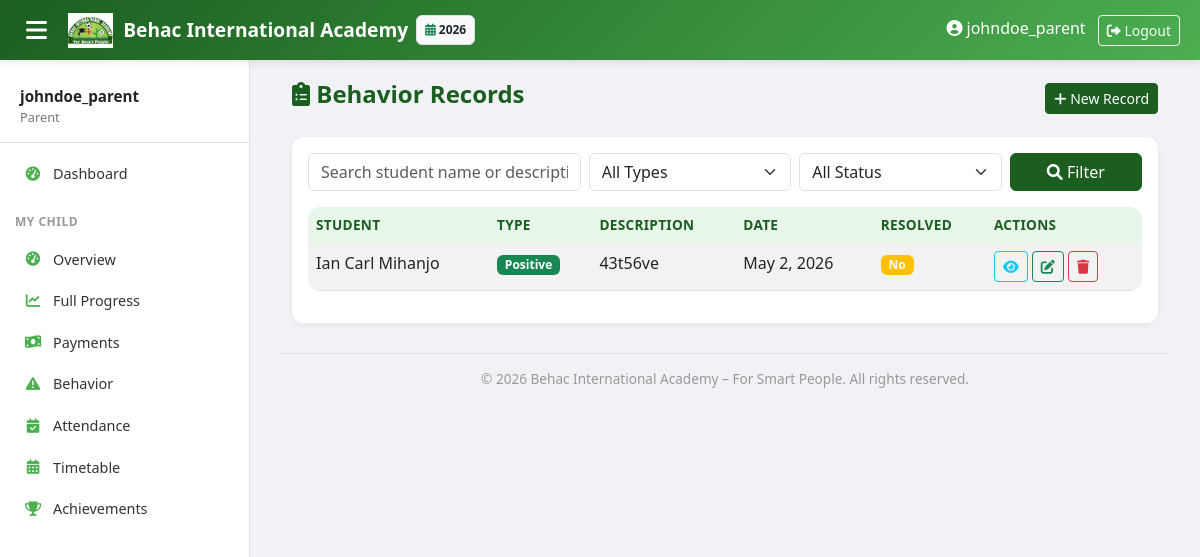
The page /behavior/records/ (signed in) on the database its author committed.
### core/models.py (models this page shows, shortened)
class AcademicYear(models.Model):
    name = models.CharField(max_length=20)  # "2025-2026"
    start_date = models.DateField()
    end_date = models.DateField()
    is_current = models.BooleanField(default=False)

### behavior/models.py (models this page shows)
class BehaviorRecord(models.Model):
    BEHAVIOR_TYPES = (('POS','Positive'), ('NEG','Negative'))
    student = models.ForeignKey(Student, on_delete=models.CASCADE)
    reported_by = models.ForeignKey(Teacher, on_delete=models.SET_NULL, null=True)
    date = models.DateField(auto_now_add=True)
    behavior_type = models.CharField(max_length=3, choices=BEHAVIOR_TYPES)
    description = models.TextField()
    action_taken = models.CharField(max_length=200, blank=True)
    resolved = models.BooleanField(default=False)

### students/models.py (models this page shows, shortened)
class Student(models.Model):
    registration_number = models.CharField(max_length=20, unique=True, blank=True, editable=False)
    first_name = models.CharField(max_length=50)
    middle_name = models.CharField(max_length=50, blank=True, null=True)
    last_name = models.CharField(max_length=50)
    nida = models.CharField(max_length=20, blank=True, null=True)
    date_of_birth = models.DateField()
    birth_cert_number = models.CharField(max_length=50, unique=True)
    religion = models.CharField(max_length=50, blank=True)
    region = models.ForeignKey('locations.Region', on_delete=models.SET_NULL, null=True, blank=True)
    district = models.ForeignKey('locations.District', on_delete=models.SET_NULL, null=True, blank=True)
    gender = models.CharField(max_length=1, choices=[('M','Male'),('F','Female')])
    current_class = models.ForeignKey(ClassLevel, on_delete=models.SET_NULL, null=True)
    registration_date = models.DateField(auto_now_add=True)
    street = models.CharField(max_length=200, blank=True)
    mobile = models.CharField(max_length=15, blank=True)
    parent_name = models.CharField(max_length=100)
    parent_mobile = models.CharField(max_length=15)
    parent_occupation = models.CharField(max_length=100)
    parent_nida = models.CharField(max_length=20, blank=True)
    parent_user = models.ForeignKey(User, on_delete=models.SET_NULL, null=True, blank=True, related_name='children')
    is_active = models.BooleanField(default=True)
    class Meta:
        ordering = ['-registration_date']
    @property
    def full_name(self):
        return f"{self.first_name} {self.middle_name or ''} {self.last_name}".strip()

### behavior/views.py (the view)
# urls.py: path('records/', views.BehaviorRecordListView.as_view(), name='behavior_list'),
class BehaviorRecordListView(LoginRequiredMixin, ListView):
    model = BehaviorRecord
    template_name = 'behavior/behavior_list.html'
    context_object_name = 'records'
    def get_queryset(self):
        qs = super().get_queryset()
        if hasattr(self.request.user, 'teacher_profile'):
            teacher = self.request.user.teacher_profile
            assigned_classes = teacher.classes.all()
            if assigned_classes.exists():
                qs = qs.filter(student__current_class__in=assigned_classes)
        show_all = self.request.GET.get('all', '')
        if not (show_all == '1' and (self.request.user.is_superuser or 'Admin' in self.request.user.groups.all().values_list('name', flat=True))):
            current_year = AcademicYear.objects.filter(is_current=True).first()
            if current_year:
                qs = qs.filter(date__gte=current_year.start_date, date__lte=current_year.end_date)
        q = self.request.GET.get('q', '')
        btype = self.request.GET.get('type', '')
        resolved = self.request.GET.get('resolved', '')
        if q:
            qs = qs.filter(student__first_name__icontains=q) | qs.filter(student__last_name__icontains=q) | qs.filter(description__icontains=q)
        if btype:
            qs = qs.filter(behavior_type=btype)
        if resolved:
            qs = qs.filter(resolved=(resolved == 'yes'))
        return qs
    def get_context_data(self, **kwargs):
        ctx = super().get_context_data(**kwargs)
        ctx['q'] = self.request.GET.get('q', '')
        ctx['selected_type'] = self.request.GET.get('type', '')
        ctx['selected_resolved'] = self.request.GET.get('resolved', '')
        return ctx

### academics/context_processors.py (called while the page is built)
def academic_year_processor(request):
    current_year = AcademicYear.objects.filter(is_current=True).first()
    all_years = AcademicYear.objects.all().order_by('-start_date')
    return {
        'current_year': current_year,
        'all_years': all_years,
    }

### templates/behavior/behavior_list.html (shortened to what this page needs)
{% extends 'base.html' %}
{% block content %}
<div class="container-fluid">
    <div class="page-header">
        <h2><i class="fas fa-clipboard-list"></i> Behavior Records</h2>
        <a href="{% url 'behavior:behavior_create' %}" class="btn btn-behac btn-sm"><i class="fas fa-plus"></i> New Record</a>
    </div>
    <div class="card">
        <div class="card-body"><form method="get" class="row g-2 mb-3">
                <div class="col-md-4">
                    <input type="text" name="q" class="form-control" placeholder="Search student name or description..." value="{{ q }}">
                </div>
                <div class="col-md-3">
                    <select name="type" class="form-select">
                        <option value="">All Types</option>
                    </select>
                </div>
                <div class="col-md-3">
                    <select name="resolved" class="form-select">
                        <option value="">All Status</option>
                    </select>
                </div>
                <div class="col-md-2">
                    <button type="submit" class="btn btn-behac w-100"><i class="fas fa-search"></i> Filter</button>
                </div>
            </form>
            <div class="table-responsive">
                <table class="table table-striped">
                    <thead>
                        <tr><th>Student</th><th>Type</th><th>Description</th><th>Date</th><th>Resolved</th><th>Actions</th></tr>
                    </thead>
                    <tbody>
                        {% for record in records %}
                        <tr>
                            <td>{{ record.student.full_name }}</td>
                            <td>{% if record.behavior_type == 'POS' %}<span class="badge bg-success">Positive</span>{% else %}<span class="badge bg-danger">Negative</span>{% endif %}</td>
                            <td>{{ record.description|truncatewords:10 }}</td>
                            <td>{{ record.date }}</td>
                            <td>{% if record.resolved %}<span class="badge bg-success">Yes</span>{% else %}<span class="badge bg-warning">No</span>{% endif %}</td>
                            <td>
                                <a href="{% url 'behavior:behavior_detail' record.pk %}" class="btn btn-sm btn-outline-info" title="View"><i class="fas fa-eye"></i></a>
                                <a href="{% url 'behavior:behavior_update' record.pk %}" class="btn btn-sm btn-outline-success" title="Edit"><i class="fas fa-edit"></i></a>
                                <a href="{% url 'behavior:behavior_delete' record.pk %}" class="btn btn-sm btn-outline-danger" title="Delete"><i class="fas fa-trash"></i></a>
                            </td>
                        </tr>
                        {% empty %}
                        <tr><td colspan="6" class="text-center">No behavior records found.</td></tr>
                        {% endfor %}
                    </tbody>
                </table>
            </div>
        </div>
    </div>
</div>
{% endblock %}

### templates/base.html (shortened to what this page needs)
<!DOCTYPE html>
<html lang="en">
<head>
    <link href="https://cdn.jsdelivr.net/npm/bootstrap@5.3.0/dist/css/bootstrap.min.css" rel="stylesheet">
    <link rel="stylesheet" href="https://cdnjs.cloudflare.com/ajax/libs/font-awesome/6.0.0/css/all.min.css">
</head>
<body>
    {% if user.is_authenticated %}
    <nav class="topbar">
        <button class="sidebar-toggle" onclick="document.querySelector('.sidebar').classList.toggle('show')">
            <i class="fas fa-bars"></i>
        </button>
        <a class="topbar-brand" href="{% url 'dashboard:home' %}">
            <img src="/static/images/behac_logo.png" alt="Logo"> Behac International Academy
        </a>
        {% if current_year %}
        <span class="badge bg-light text-dark ms-2 p-2 border" style="font-size: 0.75rem;">
            <i class="fas fa-calendar-alt text-success"></i> {{ current_year.name }}
        </span>
        {% endif %}
        <div class="ms-auto">
            {% if user.is_authenticated %}
                <span class="me-2 d-none d-sm-inline"><i class="fas fa-user-circle"></i> {{ user.get_full_name|default:user.username }}</span>
                <form method="post" action="{% url 'logout' %}" style="display:inline;">
                    <button type="submit" class="btn btn-sm btn-outline-light">
                        <i class="fas fa-sign-out-alt"></i> Logout
                    </button>
                </form>
            {% endif %}
        </div>
    </nav>
    <div class="sidebar" id="sidebar">
        <div class="user-info">
            <div class="name">{{ user.get_full_name|default:user.username }}</div>
            <div class="role">
                {% if user.is_superuser %}Owner
                {% elif user.groups.all %}{{ user.groups.first.name }}
                {% else %}Staff{% endif %}
            </div>
        </div>
        {% if user.is_authenticated %}
        <ul class="nav flex-column">
            <li class="nav-item">
                <a class="nav-link {% if request.path == '/' %}active{% endif %}" href="{% url 'dashboard:home' %}">
                    <i class="fas fa-tachometer-alt"></i> Dashboard
                </a>
            </li>
            {% with user_groups=user.groups.all %}
            {% if 'Parent' in user_groups|join:', ' %}
            <li class="nav-section">My Child</li>
            <li class="nav-item">
                <a class="nav-link {% if '/dashboard/parent/' == request.path %}active{% endif %}" href="{% url 'dashboard:parent' %}"><i class="fas fa-tachometer-alt"></i> Overview</a>
            </li>
            <li class="nav-item">
                <a class="nav-link {% if '/dashboard/parent/progress/' in request.path %}active{% endif %}" href="{% url 'dashboard:parent_progress' %}"><i class="fas fa-chart-line"></i> Full Progress</a>
            </li>
            <li class="nav-item">
                <a class="nav-link {% if '/dashboard/parent/payments/' in request.path %}active{% endif %}" href="{% url 'dashboard:parent_payments' %}"><i class="fas fa-money-bill-wave"></i> Payments</a>
            </li>
            <li class="nav-item">
                <a class="nav-link {% if '/dashboard/parent/behavior/' in request.path %}active{% endif %}" href="{% url 'dashboard:parent_behavior' %}"><i class="fas fa-exclamation-triangle"></i> Behavior</a>
            </li>
            <li class="nav-item">
                <a class="nav-link {% if '/dashboard/parent/attendance/' in request.path %}active{% endif %}" href="{% url 'dashboard:parent_attendance' %}"><i class="fas fa-calendar-check"></i> Attendance</a>
            </li>
            <li class="nav-item">
                <a class="nav-link {% if '/dashboard/parent/timetable/' in request.path %}active{% endif %}" href="{% url 'dashboard:parent_timetable' %}"><i class="fas fa-calendar-alt"></i> Timetable</a>
            </li>
            <li class="nav-item">
                <a class="nav-link {% if '/dashboard/parent/achievements/' in request.path %}active{% endif %}" href="{% url 'dashboard:parent_achievements' %}"><i class="fas fa-trophy"></i> Achievements</a>
            </li>
            {% endif %}
            {% endwith %}
        </ul>
        {% endif %}
    </div>
    {% endif %}
    <div class="main-content"{% if not user.is_authenticated %} style="margin-left: 0 !important;"{% endif %}>
        {% block content %}{% endblock %}
        <div class="main-footer">
            &copy; {% now "Y" %} Behac International Academy – For Smart People. All rights reserved.
        </div>
    </div>
</body>
</html>

### templates/base.html (style rules this page uses)
:root { --behac-dark: #1B5E20; --behac-light: #4CAF50; --behac-bg: #E8F5E9; --sidebar-width: 250px; }
body { background-color: #f0f2f5; font-family: 'Segoe UI', Tahoma, Geneva, Verdana, sans-serif; overflow-x: hidden; }
.topbar { background: linear-gradient(135deg, var(--behac-dark), var(--behac-light)); box-shadow: 0 2px 8px rgba(0,0,0,0.1); position: fixed; top: 0; left: 0; right: 0; z-index: 1030; height: 60px; display: flex; align-items: center; padding: 0 20px; color: white; }
.topbar-brand { font-weight: bold; font-size: 1.2rem; color: white; text-decoration: none; display: flex; align-items: center; gap: 10px; }
.topbar-brand img { height: 35px; }
.sidebar-toggle { background: none; border: none; color: white; font-size: 1.5rem; cursor: pointer; margin-right: 15px; }
.sidebar { position: fixed; top: 60px; left: 0; bottom: 0; width: var(--sidebar-width); background: white; border-right: 1px solid #e0e0e0; padding-top: 10px; overflow-y: auto; z-index: 1020; transition: transform 0.3s ease; }
.sidebar .nav-section { padding: 8px 15px; font-size: 0.75rem; text-transform: uppercase; font-weight: 700; color: #999; letter-spacing: 0.5px; margin-top: 10px; }
.sidebar .nav-item { padding: 0; }
.sidebar .nav-link { padding: 10px 20px; color: #333; display: flex; align-items: center; gap: 10px; border-left: 3px solid transparent; transition: all 0.2s; font-size: 0.9rem; }
.sidebar .nav-link i { width: 20px; text-align: center; color: var(--behac-light); }
.sidebar .user-info { padding: 15px 20px; border-bottom: 1px solid #e0e0e0; margin-bottom: 10px; }
.sidebar .user-info .name { font-weight: 600; font-size: 0.95rem; }
.sidebar .user-info .role { font-size: 0.8rem; color: #777; }
.main-content { margin-top: 60px; margin-left: var(--sidebar-width); padding: 20px 30px; min-height: calc(100vh - 60px); }
.main-footer { margin-top: 30px; padding-top: 15px; border-top: 1px solid #e0e0e0; text-align: center; color: #999; font-size: 0.85rem; }
.card { border-radius: 12px; box-shadow: 0 2px 8px rgba(0,0,0,0.05); border: none; transition: box-shadow 0.2s; }
.btn-behac { background-color: var(--behac-dark); border-color: var(--behac-dark); color: white; }
.page-header { display: flex; justify-content: space-between; align-items: center; margin-bottom: 20px; }
.page-header h2 { font-size: 1.5rem; font-weight: 700; color: var(--behac-dark); }
table.table { background: white; border-radius: 12px; overflow: hidden; }
table.table thead th { background-color: var(--behac-bg); color: var(--behac-dark); border-bottom: none; font-weight: 600; font-size: 0.85rem; text-transform: uppercase; letter-spacing: 0.3px; }

### rows shown on the page
AcademicYear: name "2026"
BehaviorRecord: student.full_name "Ian Carl Mihanjo", behavior_type "Positive", description "43t56ve", date "May 2, 2026", resolved "No"

### other values the page prints
{{ user.get_full_name|default:user.username }} "johndoe_parent"
{{ user.groups.first.name }} "Parent"
